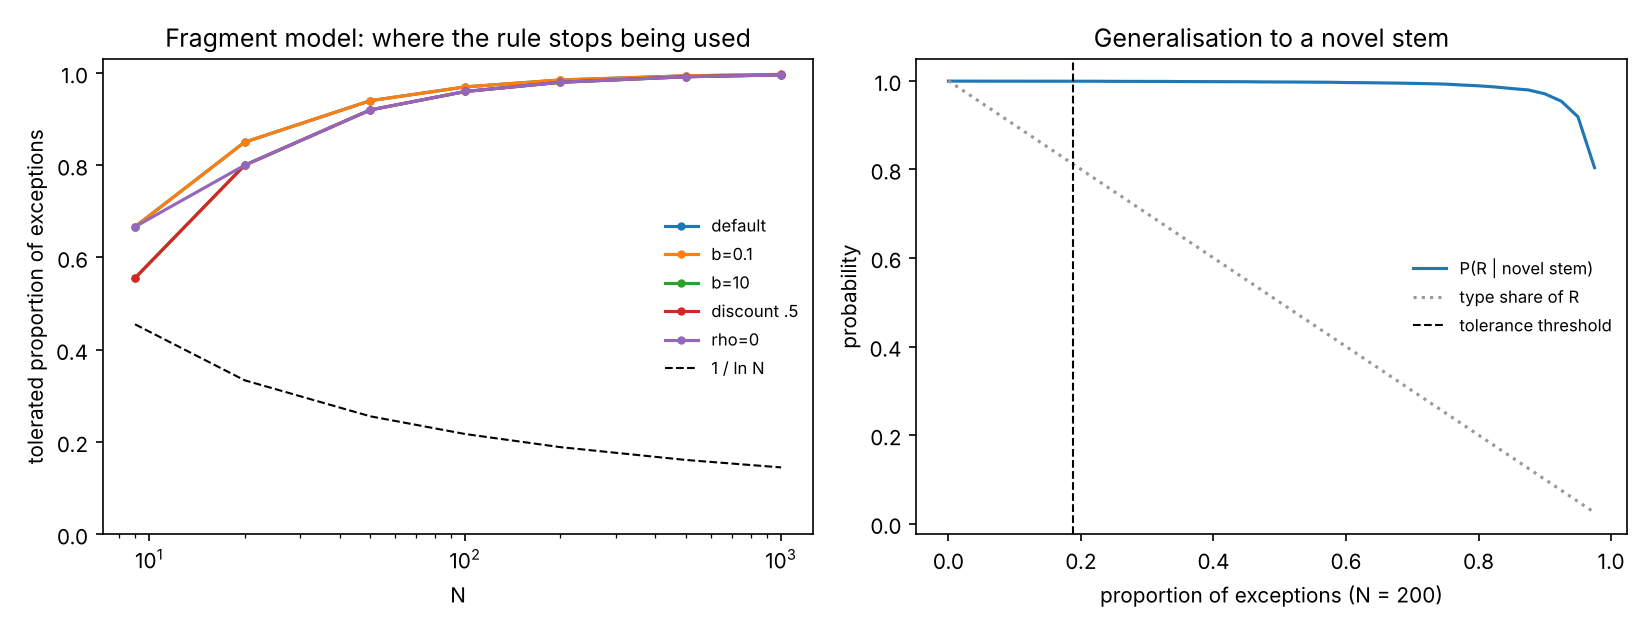

Here is the Python script that generated this plot:
"""A minimal fragment-grammar-style learner for one rule with exceptions.

This is a two-stage (adaptor-grammar) model with a single partially specified
fragment, small enough to score exactly. It is NOT O'Donnell's implementation.

Generative model for a token (stem i, form f):
  Word restaurant  (Pitman-Yor, discount a, concentration b). A table is either
      a whole stored word [stem_i + f], or
      the fragment [ _ + R ] with an open stem slot (the productive rule).
    A new table draws a stem and a suffix from the processes below and pays
    `rho` nats for its storage decisions.
  Stem restaurant  (Pitman-Yor a_s, b_s). Receives one customer per whole word
    table, and one customer per TOKEN generated through the fragment.
  Suffix process   Dirichlet-multinomial over K forms (symmetric alpha), with
    one count per Word table.

An analysis says, for each regular type, whether its tokens come from a whole
stored word or through the fragment. Exceptions are always stored whole.
We score analyses by exact joint log probability and take the best.
"""

import itertools
import numpy as np
from scipy.special import gammaln
import matplotlib

matplotlib.use("Agg")
import matplotlib.pyplot as plt

DEFAULT = dict(a=0.0, b=1.0, a_s=0.0, b_s=1.0, alpha=1.0, K=8, rho=np.log(4.0))


def py_logp(counts, a, b):
    """Log probability of a Pitman-Yor seating arrangement with these table sizes."""
    counts = np.asarray(counts, float)
    T, n = len(counts), counts.sum()
    lp = np.sum(np.log(b + a * np.arange(1, T)))
    lp -= gammaln(b + n) - gammaln(b + 1)
    lp += np.sum(gammaln(counts - a) - gammaln(1 - a))
    return lp


def dm_logp(form_counts, alpha, K):
    fc = np.zeros(K)
    fc[: len(form_counts)] = form_counts
    T = fc.sum()
    return (gammaln(K * alpha) - gammaln(K * alpha + T)
            + np.sum(gammaln(alpha + fc) - gammaln(alpha)))


def lexicon(N, e, t=1.0, frequent=False):
    """Token counts per type and an exception mask. S = t * N * H_N tokens."""
    H = np.sum(1.0 / np.arange(1, N + 1))
    c = np.maximum(1, np.round(t * N / np.arange(1, N + 1))).astype(int)
    exc = np.zeros(N, bool)
    if e > 0:
        idx = np.arange(e) if frequent else np.round(np.linspace(0, N - 1, e + 2)[1:-1]).astype(int)
        exc[idx] = True
    return c, exc


def logp(c, exc, via_rule, a, b, a_s, b_s, alpha, K, rho):
    """Joint log probability of an analysis. via_rule: bool mask over types."""
    via_rule = via_rule & ~exc
    whole = ~via_rule
    word_tables = list(c[whole])
    if via_rule.any():
        word_tables.append(c[via_rule].sum())
    lp = py_logp(word_tables, a, b) - rho * len(word_tables)
    stem_customers = np.where(via_rule, c, 1)
    lp += py_logp(stem_customers, a_s, b_s)
    # suffix counts: form 0 = R; exceptions cycle through the other K-1 forms
    forms = np.zeros(K)
    forms[0] = (whole & ~exc).sum() + (1 if via_rule.any() else 0)
    n_exc = exc.sum()
    for k in range(1, K):
        forms[k] = len(range(k - 1, n_exc, K - 1))
    lp += dm_logp(forms, alpha, K)
    return lp


def best_analysis(c, exc, **kw):
    """Search the family 'the m rarest regular types go through the rule'
    (m = 0 is pure listing, m = all is the full rule)."""
    reg = np.nonzero(~exc)[0]
    by_rarity = reg[np.argsort(c[reg], kind="stable")]       # rarest first
    best = (-np.inf, 0)
    scores = []
    for m in range(len(reg) + 1):
        via = np.zeros(len(c), bool)
        via[by_rarity[:m]] = True
        s = logp(c, exc, via, **kw)
        scores.append(s)
        if s > best[0]:
            best = (s, m)
    return best[1], np.array(scores), by_rarity


def p_regular_novel(c, exc, m, by_rarity, a, b, alpha, K, **_):
    """Probability that a never-heard stem takes R, under the chosen analysis."""
    via = np.zeros(len(c), bool)
    via[by_rarity[:m]] = True
    n_frag = c[via].sum()
    T = (~via).sum() + (1 if m > 0 else 0)
    n_R_tables = ((~via) & ~exc).sum() + (1 if m > 0 else 0)
    pi_R = (alpha + n_R_tables) / (K * alpha + T)
    new = b + a * T
    frag = max(n_frag - a, 0) if m > 0 else 0.0
    return (frag + new * pi_R) / (frag + new)


def threshold(N, t=1.0, frequent=False, **over):
    """Largest e for which the best analysis sends any regular through the rule."""
    kw = {**DEFAULT, **over}
    last = -1
    for e in range(0, N):
        c, exc = lexicon(N, e, t, frequent)
        m, _, _ = best_analysis(c, exc, **kw)
        if m > 0:
            last = e
        elif e > last + max(3, N // 20):
            break
    return last


if __name__ == "__main__":
    # ---- Validation: is the searched family where the true optimum lives? ----
    print("Validation by exhaustive search (N = 12)")
    for e in [2, 4, 6, 8]:
        c, exc = lexicon(12, e)
        reg = np.nonzero(~exc)[0]
        top = -np.inf
        for bits in itertools.product([False, True], repeat=len(reg)):
            via = np.zeros(12, bool)
            via[reg] = bits
            top = max(top, logp(c, exc, via, **DEFAULT))
        m, scores, _ = best_analysis(c, exc, **DEFAULT)
        print(f"  e={e}: exhaustive best {top:8.3f}   family best {scores.max():8.3f}"
              f"   ({m} of {len(reg)} regulars via rule)")

    # ---- Threshold vs N ----
    Ns = [9, 20, 50, 100, 200, 500, 1000]
    variants = {
        "default": {},
        "b=0.1": dict(b=0.1, b_s=0.1),
        "b=10": dict(b=10.0, b_s=10.0),
        "discount .5": dict(a=0.5, a_s=0.5),
        "rho=0": dict(rho=0.0),
    }
    res = {k: [] for k in variants}
    print("\nLargest e at which the best analysis uses the rule (S = N * H_N, neutral exceptions)")
    print(f"{'N':>6} {'N/lnN':>7} | " + " ".join(f"{k:>12}" for k in variants))
    for N in Ns:
        row = [threshold(N, **v) for v in variants.values()]
        for k, r in zip(variants, row):
            res[k].append(r)
        print(f"{N:>6} {N/np.log(N):>7.1f} | " + " ".join(f"{r:>12}" for r in row))

    print("\nSame, default parameters: sample size and frequent exceptions")
    print(f"{'N':>6} | {'t=0.25':>7} {'t=1':>7} {'t=4':>7} {'t=16':>7} | {'frequent, t=1':>14}")
    for N in [9, 50, 200, 1000]:
        print(f"{N:>6} | " + " ".join(f"{threshold(N, t=t):>7}" for t in [0.25, 1, 4, 16])
              + f" | {threshold(N, frequent=True):>14}")

    # ---- How graded is productivity? ----
    print("\nN = 200: analysis and novel-stem prediction as exceptions increase")
    print(f"{'e':>5} {'regulars via rule':>18} {'P(R | novel stem)':>18} {'type share of R':>16}")
    es = list(range(0, 200, 5))
    pr, share = [], []
    for e in es:
        c, exc = lexicon(200, e)
        m, _, order = best_analysis(c, exc, **DEFAULT)
        p = p_regular_novel(c, exc, m, order, **DEFAULT)
        pr.append(p)
        share.append(m / max(1, 200 - e))
        if e % 20 == 0 or e > 180:
            print(f"{e:>5} {m:>10} of {200-e:<5} {p:>18.3f} {(200-e)/200:>16.2f}")

    fig, ax = plt.subplots(1, 2, figsize=(11, 4.2))
    for k in variants:
        ax[0].plot(Ns, np.array(res[k]) / np.array(Ns), marker="o", ms=3, label=k)
    ax[0].plot(Ns, 1 / np.log(Ns), "k--", lw=1, label="1 / ln N")
    ax[0].set_xscale("log")
    ax[0].set_ylim(0, 1.03)
    ax[0].set_xlabel("N")
    ax[0].set_ylabel("tolerated proportion of exceptions")
    ax[0].set_title("Fragment model: where the rule stops being used")
    ax[0].legend(frameon=False, fontsize=8)
    ax[1].plot(np.array(es) / 200, pr, label="P(R | novel stem)")
    ax[1].plot(np.array(es) / 200, 1 - np.array(es) / 200, color="0.6", ls=":",
               label="type share of R")
    ax[1].axvline(1 / np.log(200), color="k", ls="--", lw=1, label="tolerance threshold")
    ax[1].set_xlabel("proportion of exceptions (N = 200)")
    ax[1].set_ylabel("probability")
    ax[1].set_title("Generalisation to a novel stem")
    ax[1].legend(frameon=False, fontsize=8)
    fig.tight_layout()
    fig.savefig("sims/fragment.png", dpi=150)
    print("\nwrote sims/fragment.png")
